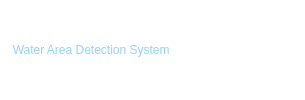
      <widget class="QFrame" name="frame_2">
       <property name="sizePolicy">
        <sizepolicy hsizetype="Preferred" vsizetype="Expanding">
         <horstretch>0</horstretch>
         <verstretch>1</verstretch>
        </sizepolicy>
       </property>
       <property name="styleSheet">
        <string notr="true">background-color: rgb(255, 255, 255);
border-top-left-radius:20px;
border-top-right-radius:20px;</string>
       </property>
       <property name="frameShape">
        <enum>QFrame::StyledPanel</enum>
       </property>
       <property name="frameShadow">
        <enum>QFrame::Raised</enum>
       </property>
       <layout class="QHBoxLayout" name="horizontalLayout">
        <property name="spacing">
         <number>0</number>
        </property>
        <property name="leftMargin">
         <number>0</number>
        </property>
        <property name="topMargin">
         <number>0</number>
        </property>
        <property name="rightMargin">
         <number>0</number>
        </property>
        <property name="bottomMargin">
         <number>0</number>
        </property>
        <item>
         <widget class="QFrame" name="frame_4">
          <property name="sizePolicy">
           <sizepolicy hsizetype="Expanding" vsizetype="Preferred">
            <horstretch>0</horstretch>
            <verstretch>0</verstretch>
           </sizepolicy>
          </property>
          <property name="frameShape">
           <enum>QFrame::StyledPanel</enum>
          </property>
          <property name="frameShadow">
           <enum>QFrame::Raised</enum>
          </property>
          <layout class="QHBoxLayout" name="horizontalLayout_2">
           <property name="spacing">
            <number>6</number>
           </property>
           <property name="leftMargin">
            <number>9</number>
           </property>
           <property name="topMargin">
            <number>9</number>
           </property>
           <property name="rightMargin">
            <number>9</number>
           </property>
           <property name="bottomMargin">
            <number>9</number>
           </property>
           <item alignment="Qt::AlignLeft">
            <widget class="QPushButton" name="pushButton">
             <property name="styleSheet">
              <string notr="true">border:none;
font: 87 9pt &quot;Arial Black&quot;;
color: rgb(0, 255, 255);
color: rgb(144, 211, 255);</string>
             </property>
             <property name="text">
              <string> Water Area Detection System</string>
             </property>
             <property name="icon">
              <iconset resource="res.qrc">
               <normaloff>:/icons/icons/水资源.png</normaloff>:/icons/icons/水资源.png</iconset>
             </property>
            </widget>
           </item>
          </layout>
         </widget>
        </item>
        <item alignment="Qt::AlignRight">
         <widget class="QFrame" name="frame_5">
          <property name="sizePolicy">
           <sizepolicy hsizetype="Expanding" vsizetype="Preferred">
            <horstretch>0</horstretch>
            <verstretch>0</verstretch>
           </sizepolicy>
          </property>
          <property name="styleSheet">
           <string notr="true">QPushButton{
	border:none;
}
QPushButton:hover{
	padding-bottom:5px;
}</string>
          </property>
          <property name="frameShape">
           <enum>QFrame::StyledPanel</enum>
          </property>
          <property name="frameShadow">
           <enum>QFrame::Raised</enum>
          </property>
          <layout class="QHBoxLayout" name="horizontalLayout_3">
           <item>
            <widget class="QPushButton" name="pushButton_Logout">
             <property name="minimumSize">
              <size>
               <width>0</width>
               <height>20</height>
              </size>
             </property>
             <property name="text">
              <string/>
             </property>
             <property name="icon">
              <iconset resource="res.qrc">
               <normaloff>:/icons/icons/退出.png</normaloff>:/icons/icons/退出.png</iconset>
             </property>
            </widget>
           </item>
           <item>
            <widget class="QPushButton" name="pushButton_Minimize">
             <property name="minimumSize">
              <size>
               <width>0</width>
               <height>20</height>
              </size>
             </property>
             <property name="text">
              <string/>
             </property>
             <property name="icon">
              <iconset resource="res.qrc">
               <normaloff>:/icons/icons/最小化.png</normaloff>:/icons/icons/最小化.png</iconset>
             </property>
             <property name="iconSize">
              <size>
               <width>16</width>
               <height>16</height>
              </size>
             </property>
            </widget>
           </item>
           <item>
            <widget class="QPushButton" name="pushButton_Close">
             <property name="minimumSize">
              <size>
               <width>0</width>
               <height>20</height>
              </size>
             </property>
             <property name="text">
              <string/>
             </property>
             <property name="icon">
              <iconset resource="res.qrc">
               <normaloff>:/icons/icons/关闭.png</normaloff>:/icons/icons/关闭.png</iconset>
             </property>
            </widget>
           </item>
          </layout>
         </widget>
        </item>
       </layout>
      </widget>
